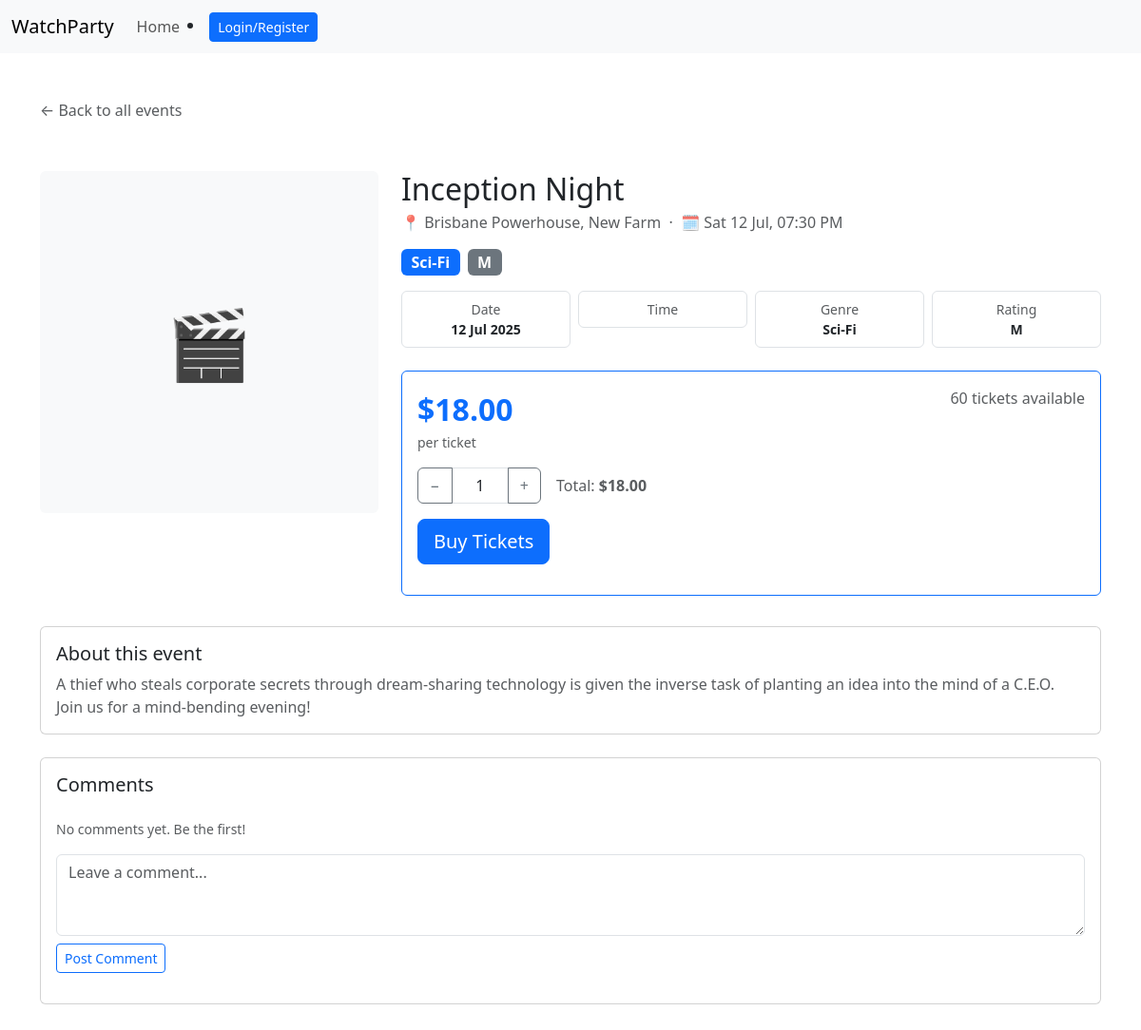
Before: /events/1 with the older database file.
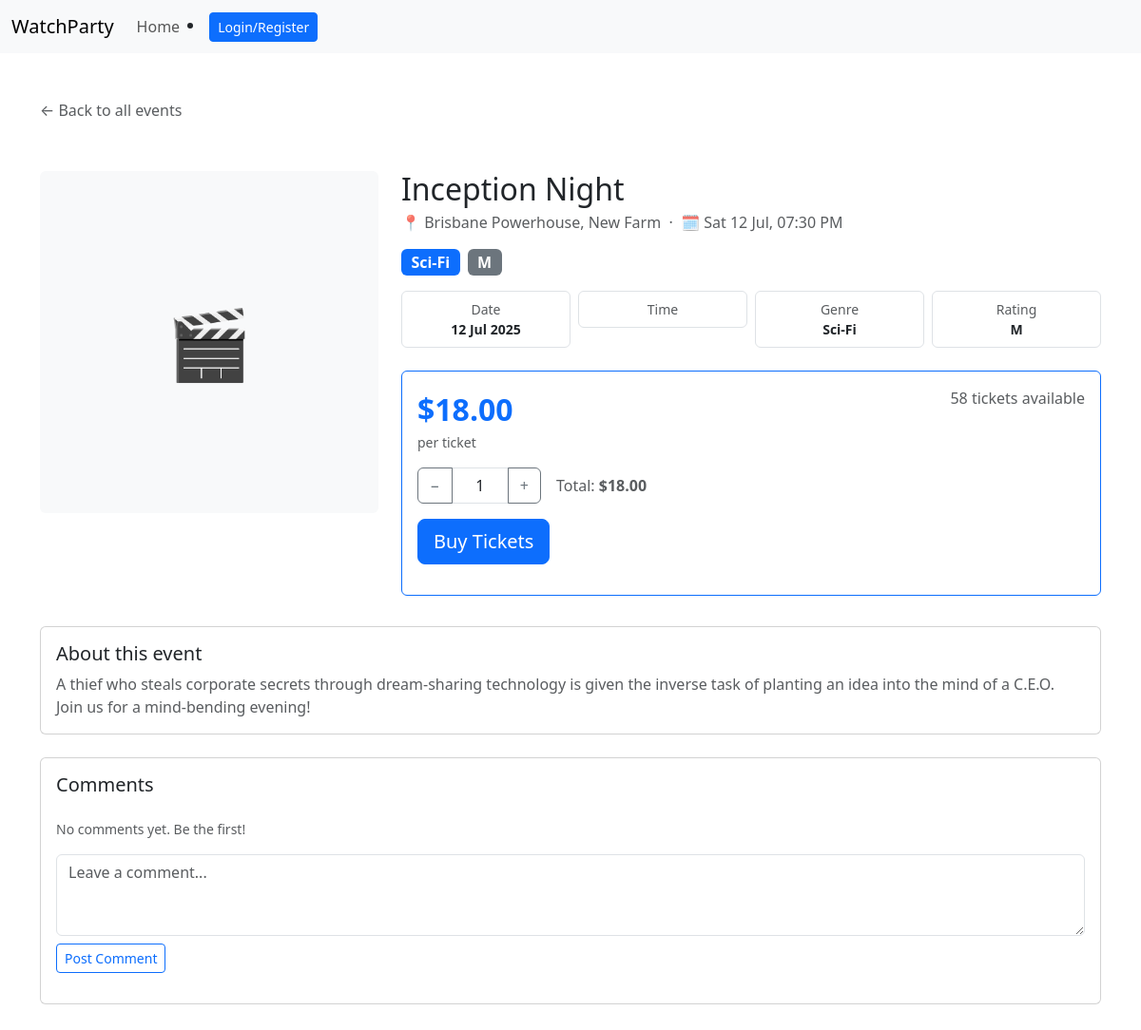
After: the same page with the newer database file.
### website/models.py (models this page shows)
class Event(db.Model):
    __tablename__ = 'event'
    id = db.Column(db.Integer, primary_key=True)
    title = db.Column(db.String(150), nullable=False)
    description = db.Column(db.Text, nullable=False)
    genre = db.Column(db.String(50))
    rating = db.Column(db.String(10))
    ticket_price = db.Column(db.Float)
    tickets_available = db.Column(db.Integer)
    location = db.Column(db.String(120), nullable=False)
    date = db.Column(db.DateTime)
    image = db.Column(db.String(255))
    comments = db.relationship('Comment', backref='event', lazy=True)
    orders = db.relationship('Booking', backref='event', lazy=True)

### website/views.py (the view, shortened to what this page needs)
@main_bp.route('/events/<int:event_id>', methods=['GET', 'POST'])
def event_detail(event_id):
    event = Event.query.get_or_404(event_id)
    comment_form = CommentForm()
    if "cart" not in session:
        session["cart"] = {}
    cart = session["cart"]
    key = str(event_id)
    cart.setdefault(key, 1)
    quantity = cart[key]
    return render_template('event_detail.html', event=event, comment_form=comment_form, quantity=quantity)

### website/forms.py
class CommentForm(FlaskForm):
    text = TextAreaField("Comment", validators=[InputRequired(), Length(min=1, max=500)])
    submit = SubmitField("Post comment")

### website/templates/event_detail.html (shortened to what the changed rows need)
{% extends "base.html" %}
{% block content %}
<div class="container mt-5">
    <div class="row g-4 mt-1">
        <div class="col-md-8">
            <h2 class="mb-1">{{ event.title }}</h2>
            <p class="text-muted mb-3">
                📍 {{ event.location }} &nbsp;·&nbsp;
                🗓 {{ event.date.strftime('%a %d %b, %I:%M %p').lstrip('0') if event.date else 'Date TBC' }}
            </p>
            <div class="mb-3">
                {% if event.genre %}
                <span class="badge bg-primary me-1 fs-6">{{ event.genre }}</span>
                {% endif %}
                {% if event.rating %}
                <span class="badge bg-secondary fs-6">{{ event.rating }}</span>
                {% endif %}
            </div>
            <div class="row g-2 mb-4">
                <div class="col-6 col-md-3">
                    <div class="border rounded p-2 text-center">
                        <div class="text-muted small">Date</div>
                        <div class="fw-semibold small">{{ event.date.strftime('%d %b %Y') if event.date else 'TBC' }}</div>
                    </div>
                </div>
                <div class="col-6 col-md-3">
                </div>
                <div class="col-6 col-md-3">
                    <div class="border rounded p-2 text-center">
                        <div class="text-muted small">Genre</div>
                        <div class="fw-semibold small">{{ event.genre if event.genre else '—' }}</div>
                    </div>
                </div>
                <div class="col-6 col-md-3">
                    <div class="border rounded p-2 text-center">
                        <div class="text-muted small">Rating</div>
                        <div class="fw-semibold small">{{ event.rating if event.rating else '—' }}</div>
                    </div>
                </div>
            </div>
            <div class="card border-primary mb-4">
                <div class="card-body">
                    <div class="d-flex justify-content-between align-items-start mb-3">
                        <div>
                            <div class="fs-2 fw-bold text-primary">
                                {% if event.ticket_price %}${{ "%.2f"|format(event.ticket_price) }}{% else %}Free{% endif %}
                            </div>
                            <div class="text-muted small">per ticket</div>
                        </div>
                        <div class="text-end">
                            {% if event.tickets_available and event.tickets_available > 0 %}
                            {% if event.tickets_available < 10 %}
                            <span class="text-warning fw-semibold">⚠ Only {{ event.tickets_available }} left!</span>
                            {% else %}
                            <span class="text-muted">{{ event.tickets_available }} tickets available</span>
                            {% endif %}
                            {% else %}
                            <span class="text-danger fw-semibold">Sold out</span>
                            {% endif %}
                        </div>
                    </div>
                    {% if event.tickets_available and event.tickets_available > 0 %}
                    <form method="POST">
                        <div class="d-flex align-items-center gap-3 mb-3">
                            <span class="text-muted">
                                Total: <strong>
                                    {% if event.ticket_price %}${{ "%.2f"|format(event.ticket_price * quantity) }}{% else %}Free{% endif %}
                                </strong>
                            </span>
                        </div>
                        {% else %}
                        <div class="d-grid">
                            <button class="btn btn-secondary btn-lg" disabled>Sold Out</button>
                        </div>
                        {% endif %}
                    </form>
                </div>
            </div>
        </div>
    </div>
    <div class="row mt-2">
        <div class="col-12">
            <div class="card mb-4">
                <div class="card-body">
                    <h5 class="card-title">About this event</h5>
                    <p class="card-text text-muted">{{ event.description }}</p>
                </div>
            </div>
        </div>
    </div>
</div>
{% endblock %}

Changed rows visible on the page:
changed Event "Inception Night": tickets_available "60" → "58"
